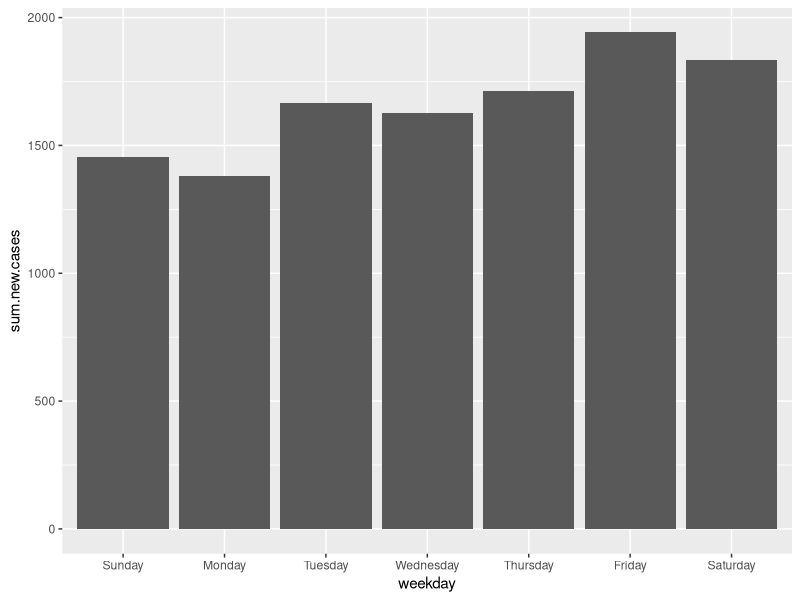
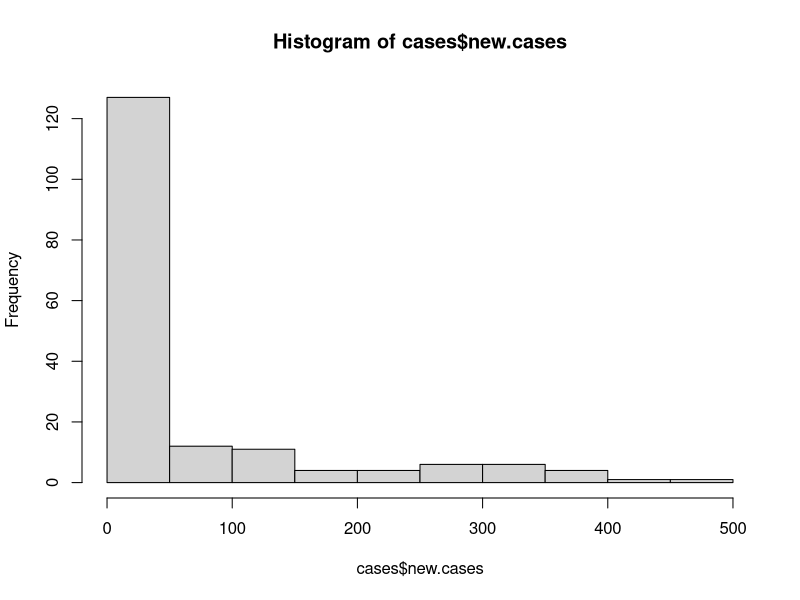
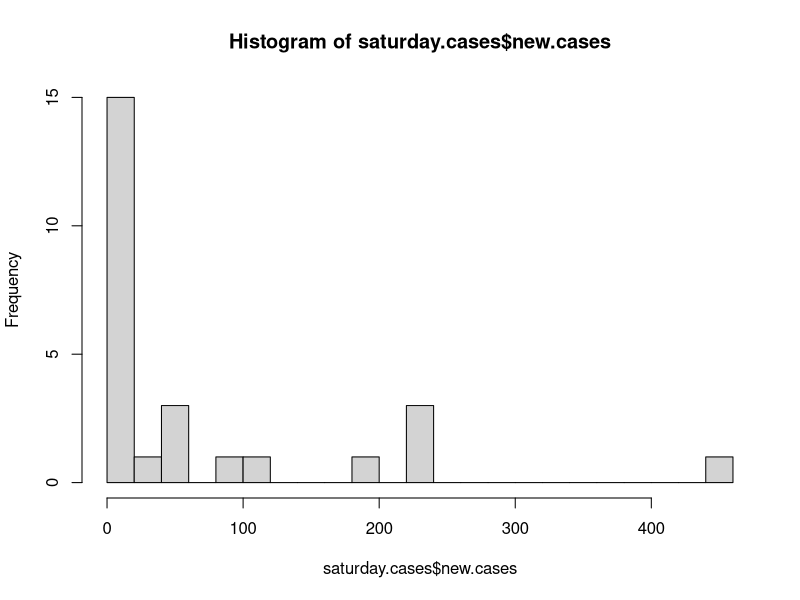

Recreate these plots in R, in order. (Note: this script raises an error after producing the figures.)
## ---- chunk 1
library(tidyverse)
cases <- read.csv("cases_daily_aus.csv") 
colnames(cases) <- c("date", "new.cases")
#add 2020 to all date strings
cases <- mutate(cases, date = paste(date,"/2020", sep = ""))
#format date strings as date objects
cases <- mutate(cases, date = as.Date(date, format = "%d/%m/%Y"))
#use weekdays() to identify weekday
cases <- mutate(cases, weekday = weekdays(date))
#because I only have half of the current week I will truncate from before the 19th of July
cases <- filter(cases, date < "2020-07-19")
cases
## ---- chunk 2
frequency.by.weekday <- cases %>% group_by(weekday) %>% summarise( sum = sum(new.cases))
frequency.by.weekday <- merge(frequency.by.weekday, count(cases, weekday))
#rename columns
colnames(frequency.by.weekday) <- c("weekday","sum.new.cases","count.of.weekday")
#set weekday as factor with Sunday as start of week
frequency.by.weekday$weekday <- factor(frequency.by.weekday$weekday, levels = 
      c("Sunday","Monday","Tuesday","Wednesday","Thursday","Friday","Saturday"))
#reorder so that data.frame follows this order
frequency.by.weekday <- frequency.by.weekday[order(frequency.by.weekday$weekday),]
#print!
frequency.by.weekday
## ---- chunk 3
ggplot(frequency.by.weekday, aes(weekday, sum.new.cases)) +
  geom_col()
## ---- chunk 4
hist(cases$new.cases)
## ---- chunk 5
saturday.cases <- cases %>% filter(weekday == "Saturday")
hist(saturday.cases$new.cases, breaks = dim(saturday.cases)[1])
## ---- chunk 6
mins = c()
means = c()
maxs = c()
min_weekday <- c()
max_weekday <- c()
n_days <- c()
slopes <- c()

for (i in seq(2,dim(cases)[1],7)) {
  #select an interval of seven days from Sunday to Saturday
  index_7 <- i + 6
  temp.df <- cases[i:index_7,]
  temp.df <- drop_na(temp.df) #last entry might have NA rows
  
  #calculate a linear regression slope for each interval
  slopes <- append(slopes, coefficients(lm(new.cases~date, temp.df))['date'])
  
  # get mins and means
  mins <- append(mins, min(temp.df$new.cases))
  means <- append(means, mean(temp.df$new.cases))
  maxs <- append(maxs, max(temp.df$new.cases))
  
  #append unique weekdays which have min value
  min_weekday_temp <- filter(temp.df, new.cases == min(temp.df$new.cases))$weekday
  if (length(min_weekday_temp) > 1) {
    min_weekday_temp <- c("multiple")
  }
  min_weekday <- append(min_weekday, min_weekday_temp)
  
  #append unique weekdays which have max value
  max_weekday_temp <- filter(temp.df, new.cases == max(temp.df$new.cases))$weekday
  if (length(max_weekday_temp) > 1) {
    max_weekday_temp <- c("multiple")
  }
  max_weekday <- append(max_weekday, max_weekday_temp)
  
  #get number of days in each interval for debugging purposes
  n_days <- append(n_days, dim(temp.df)[1])
}
seven.day <- data.frame(date = dates, n_days = n_days, slopes = slopes, 
                        mins = mins, means=means, maxs = maxs, 
                        min_weekday = min_weekday, max_weekday = max_weekday)
seven.day
